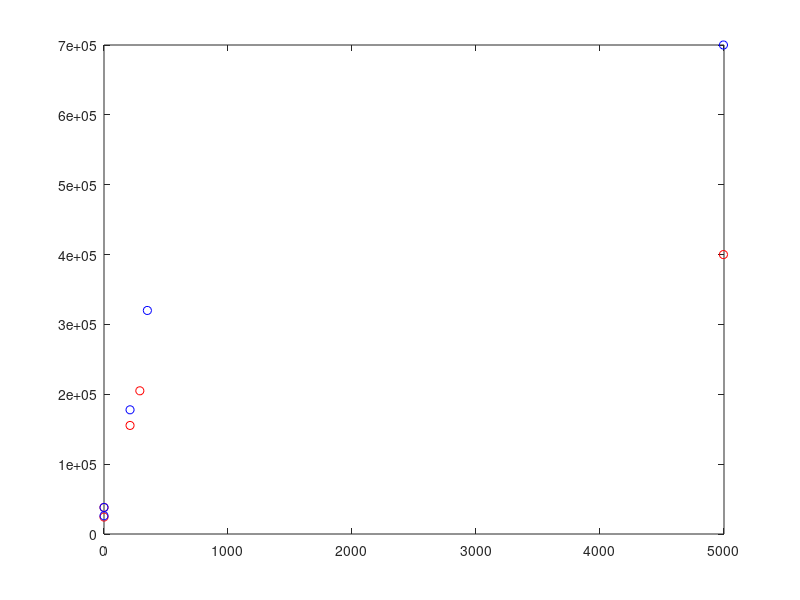

The MATLAB source for this figure:


tWw_f = [ ...
0 24.3e3;
0 mean([30e3 46e3]);
210 155.4e3;
9.5*365/12 205e3;
13.8*362 400e3];


plot(tWw_f(:,1), tWw_f(:,2), 'ro'); hold on

tWw_m = [ ...
0 26.1e3;
0 mean([30e3 46e3]);
210 177.8e3;
11.5*365/12 320e3;
13.8*362 700e3];

plot(tWw_m(:,1), tWw_m(:,2), 'bo'); hold off
